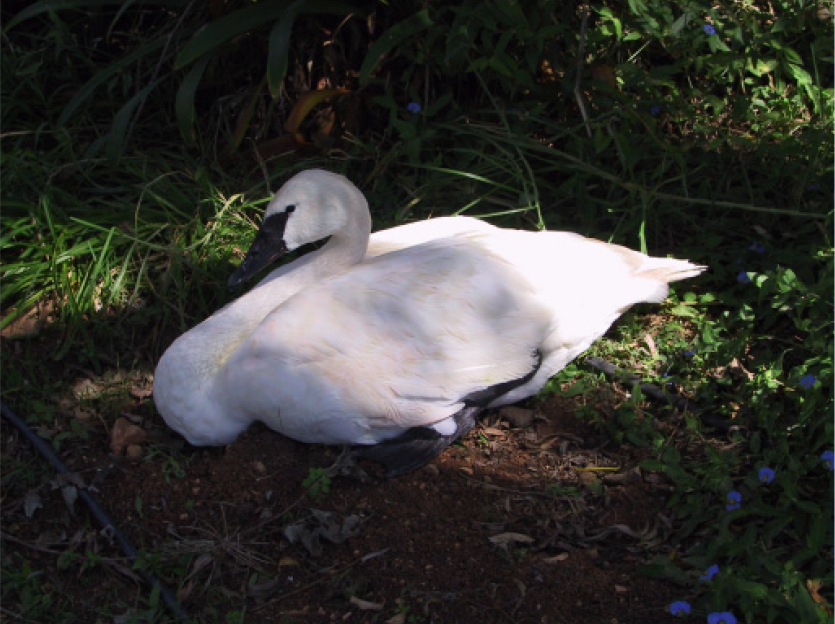
#> input picture PYCV2IP/img/swan.png, 835 x 624 px
$ python Project2.py   (older library calls are emulated)
#> lines starting #> are read from the running program, lines starting #| are printed output that depends on the picture
### PYCV2IP/cv2IP.py
#!/usr/bin/python3

import cv2
import numpy as np
import enum
from matplotlib import pyplot as plt
import math

class BaseIP(object):
    Obj_Num = 0

    def __init__(self):
        BaseIP.Obj_Num += 1
        print("Create 1 obj: Total number of BaseIP objects is "+ str(BaseIP.Obj_Num))

    def __del__(self):
        BaseIP.Obj_Num -= 1
        print("Delete 1 obj: Total number of BaseIP objects is "+ str(BaseIP.Obj_Num))

    def ImRead(self, filename):
#> called with filename = 'img/swan.png'
        return cv2.imread(filename, cv2.IMREAD_UNCHANGED)
#> returned value is the input picture: shape (624, 835, 4); mean B, G, R, A 49.5, 53.8, 53.8, 255
#> call 2 of ImRead, with filename = 'img/InputIm_1_FixdPoint.bmp'
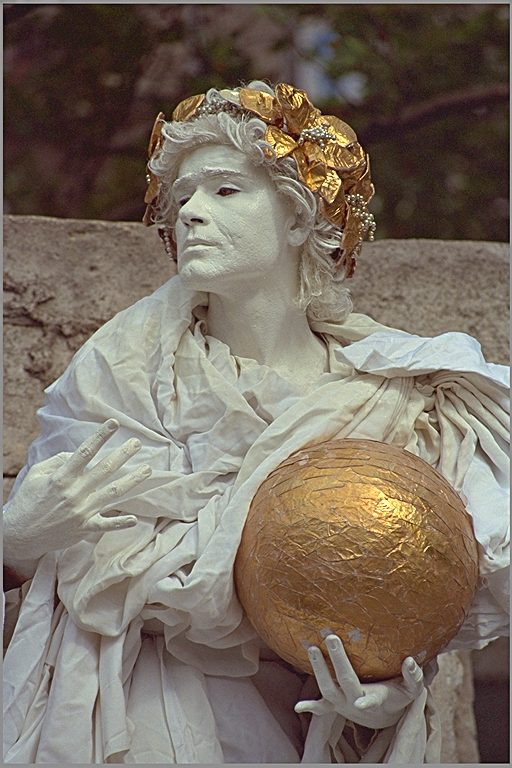
#> input picture PYCV2IP/img/InputIm_1_FixdPoint.bmp, 512 x 768 px
#> in ImRead, returned value is the input picture: shape (768, 512, 3); mean B, G, R 99.5, 111.6, 122.5

    def ImWrite(self, filename, img):
        cv2.imwrite(filename, img)

    def ImShow(self, winname, img):
        cv2.imshow(winname, img)

    def ImWindow(self, winname):
        cv2.namedWindow(winname, cv2.WINDOW_NORMAL)

    def ImBGR2Gray(self, SrcImg):
        DstImg = cv2.cvtColor(SrcImg, cv2.COLOR_BGR2GRAY)
        return DstImg

    def ImBGRA2BGR(self, SrcImg):
        DstImg = np.array(SrcImg[:,:,:3])
#> in HistMatching, `SrcHSV = cv2.cvtColor(SrcImg, cv2.COLOR_BGR2HSV)`: SrcHSV: shape (624, 835, 3); mean H, S, V 75, 65.5, 58.5
#> in HistMatching, `RefHSV = cv2.cvtColor(RefImg, cv2.COLOR_BGR2HSV)`: RefHSV: shape (768, 512, 3); mean H, S, V 33.6, 64.8, 124.2
        return DstImg


class AlphaBlend(BaseIP):

    def __init__(self):
        super().__init__()

    # [16 lines left out: functions SplitAlpha, DoBlending, MyDoBlending, not called in this run]


class HistIP(BaseIP):

    def __init__(self):
        super().__init__()

    class ColorType(enum.IntEnum):
        USE_RGB = 1
        USE_HSV = 2
        USE_YUV = 3

    def CalcGrayHist(self, SrcGray):
        GrayHist = cv2.calcHist([SrcGray], [0], None, [256], [0, 256])
#> GrayHist = 256 values, max 14524 at index 23, min 2 at index 0, mean 2035.3
        return GrayHist

    # [24 lines left out: functions ShowGrayHist, CalcColorHist, ShowColorHist, not called in this run]

    def MonoEqualize(self, SrcGray):
        EqualizedGray = cv2.equalizeHist(SrcGray)
        return EqualizedGray

    # [17 lines left out: function ColorEqualize, not called in this run]

    def CalPDFGrayHist(self, SrcImg):
        GrayHist = self.CalcGrayHist(SrcImg)
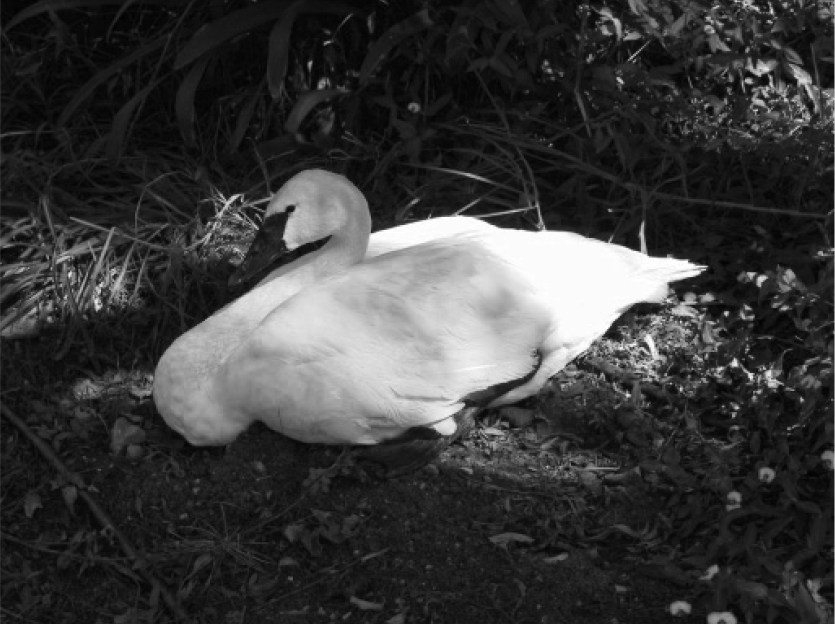
#> SrcImg: shape (624, 835); min 0, max 255, mean 58.5
        PDFGrayHist = GrayHist / SrcImg.size
#> PDFGrayHist = 256 values, max 0.0279 at index 23, min 3.84e-06 at index 0, mean 0.00391
        return PDFGrayHist

    # [4 lines left out: function CalPDFColorHist, not called in this run]

    def CalCDFGrayHist(self, SrcImg):
        PDFGrayHist = self.CalPDFGrayHist(SrcImg)
        CDFGrayHist = np.zeros(PDFGrayHist.shape)
#> CDFGrayHist = 256 values from 0 to 0
        CDFGrayHist[0,:] = PDFGrayHist[0,:]
        for i in range(1,256,1):
            CDFGrayHist[i,:] = CDFGrayHist[i-1,:] + PDFGrayHist[i,:]
#> after the loop, CDFGrayHist = 256 values from 3.84e-06 to 1
        return CDFGrayHist

    # [23 lines left out: functions CalCDFColorHist, MyCalculateLUT, not called in this run]

    def CalculateLUT(self, SrcCDFHist, RefCDFHist, Epsilon = 0.05):
        LUT = np.zeros(256, dtype=np.int)
        Last = 0
        for i in range(256):
            for j in range(Last,256,1):
                if abs(RefCDFHist[j,0] - SrcCDFHist[i,0]) < Epsilon or RefCDFHist[j,0] > SrcCDFHist[i,0]:
                    LUT[i] = j
                    Last = j
                    break
        return LUT

    def HistMatching(self, SrcImg, RefImg, Epsilon, CType = ColorType.USE_HSV):
        if CType == self.ColorType.USE_RGB:
            #---------------------CDF---------------------#
            Src_CDFHist = self.CalCDFColorHist(SrcImg)
            Ref_CDFHist = self.CalCDFColorHist(RefImg)
            #---------------------LUT---------------------#
            BlueLUT = self.CalculateLUT(Src_CDFHist[:,:,0], Ref_CDFHist[:,:,0], Epsilon)
            GreenLUT = self.CalculateLUT(Src_CDFHist[:,:,1], Ref_CDFHist[:,:,1], Epsilon)
            RedLUT = self.CalculateLUT(Src_CDFHist[:,:,2], Ref_CDFHist[:,:,2], Epsilon)
            LUT = cv2.merge([BlueLUT, GreenLUT, RedLUT])
            DstImg = np.array(SrcImg)
            for i in range(3):
                DstImg[:,:,i] = cv2.LUT(SrcImg[:,:,i], LUT[:,0,i])
        elif CType == self.ColorType.USE_HSV:
            SrcHSV = cv2.cvtColor(SrcImg, cv2.COLOR_BGR2HSV)
            RefHSV = cv2.cvtColor(RefImg, cv2.COLOR_BGR2HSV)
            #---------------------CDF---------------------#
            Src_CDFHist = self.CalCDFGrayHist(SrcHSV[:,:,2])
#> Src_CDFHist = 256 values from 3.84e-06 to 1
            Ref_CDFHist = self.CalCDFGrayHist(RefHSV[:,:,2])
#> in CalPDFGrayHist (call 2), `GrayHist = self.CalcGrayHist(SrcImg)`: GrayHist = 256 values, max 4784 at index 52, min 0 at index 0, mean 1536
#> in CalPDFGrayHist (call 2), `GrayHist = self.CalcGrayHist(SrcImg)`:
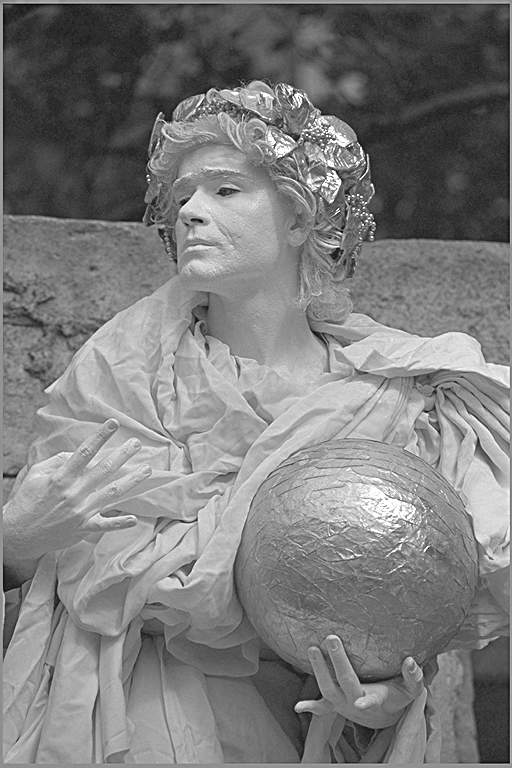
#> SrcImg: shape (768, 512); min 2, max 255, mean 124.2
#> in CalPDFGrayHist (call 2), `PDFGrayHist = GrayHist / SrcImg.size`: PDFGrayHist = 256 values, max 0.0122 at index 52, min 0 at index 0, mean 0.00391
#> Ref_CDFHist = 256 values from 0 to 1
            #---------------------LUT---------------------#
            LUT = self.CalculateLUT(Src_CDFHist, Ref_CDFHist, Epsilon)
#> LUT = 256 values from 0 to 203
            DstHSV = np.array(SrcHSV)
            DstHSV[:,:,2] = cv2.LUT(SrcHSV[:,:,2], LUT)
#> DstHSV: shape (624, 835, 3); mean H, S, V 75, 65.5, 114.9
            DstImg = cv2.cvtColor(DstHSV, cv2.COLOR_HSV2BGR)
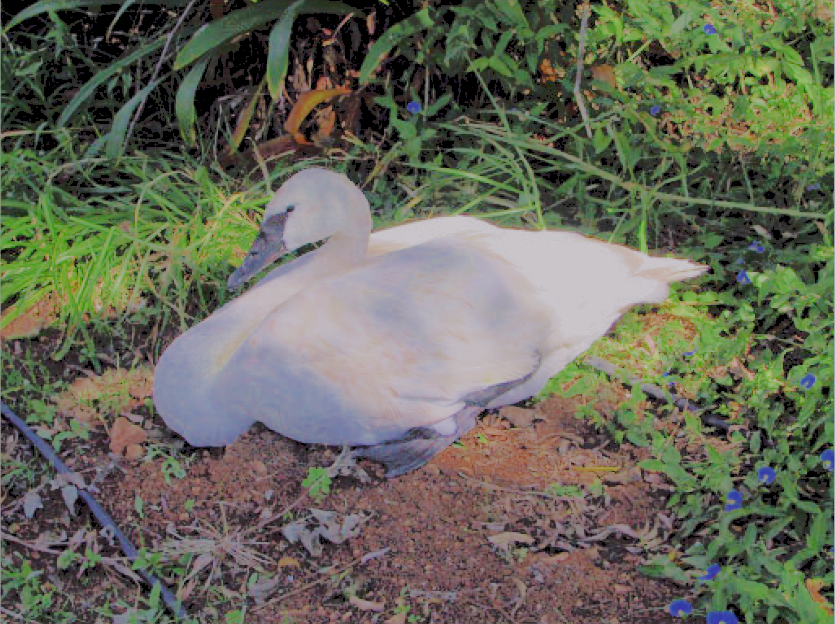
#> DstImg: shape (624, 835, 3); mean B, G, R 90.2, 104.8, 102.8
        elif CType == self.ColorType.USE_YUV:
            SrcYUV = cv2.cvtColor(SrcImg, cv2.COLOR_BGR2YUV)
            RefYUV = cv2.cvtColor(RefImg, cv2.COLOR_BGR2YUV)
            #---------------------CDF---------------------#
            Src_CDFHist = self.CalCDFGrayHist(SrcYUV[:,:,0])
            Ref_CDFHist = self.CalCDFGrayHist(RefYUV[:,:,0])
            #---------------------LUT---------------------#
            LUT = self.CalculateLUT(Src_CDFHist, Ref_CDFHist, Epsilon)
            DstYUV = np.array(SrcYUV)
            DstYUV[:,:,0] = cv2.LUT(SrcYUV[:,:,0], LUT, Epsilon)
            DstImg = cv2.cvtColor(DstYUV, cv2.COLOR_YUV2BGR)
        return DstImg


class ConvIP(BaseIP):

    # [5 lines left out: function __init__, not called in this run]

    class SmoothType(enum.IntEnum):
        BLUR = 1
        BOX = 2
        GAUSSIAN = 3
        MEDIAN = 4
        BILATERAL = 5

    class EdgeType(enum.IntEnum):
        SOBEL = 1
        CANNY = 2
        SCHARR = 3
        LAPLACE = 4
        COLOR_SOBEL = 5

    class SharpType(enum.IntEnum):
        LAPLACE_TYPE1 = 1
        LAPLACE_TYPE2 = 2
        SECOND_ORDER_LOG = 3
        UNSHARP_MASK = 4

    # [114 lines left out: functions Smooth2D, EdgeDetect, __InitRobertsKernel, __InitPrewittKernel, __InitKirschKernel, not called in this run]

    def GetRobertsKernel(self):
        return (self.__RobertsKernel[:,:,0], self.__RobertsKernel[:,:,1])

    def GetPrewittKernel(self):
        return (self.__PrewittKernel[:,:,0], self.__PrewittKernel[:,:,1])

    # [5 lines left out: function GetKirschKernel, not called in this run]

    def Conv2D(self, SrcImg, Kernel):
        DstImg = cv2.filter2D(SrcImg, -1, Kernel)
        return DstImg

    # [44 lines left out: function ImSharpening, not called in this run]

### PYCV2IP/Project2.py
#!/usr/bin/python3

import cv2
import numpy as np
import cv2IP
import tkinter as tk

# [76 lines left out: functions MyShowGrayImage, MyShowGrayHistogram, MyShowColorHistogram, MyMonoHistEqualize, MyColorHistEqualize, not called in this run]

def MyColorHistMatching(Epsilon):
    IP = cv2IP.HistIP()
    SrcImg = IP.ImRead("img/swan.png")
    RefImg = IP.ImRead("img/InputIm_1_FixdPoint.bmp")
    if SrcImg.shape[2] == 4:
        Src_BGR = IP.ImBGRA2BGR(SrcImg)
    else:
        Src_BGR = np.array(SrcImg)
    if RefImg.shape[2] == 4:
        Ref_BGR = IP.ImBGRA2BGR(RefImg)
    else:
        Ref_BGR = np.array(RefImg)
    OutImg = IP.HistMatching(Src_BGR, Ref_BGR, Epsilon, IP.ColorType.USE_HSV)
    IP.ImShow("Original Image", SrcImg)
    IP.ImShow("Reference Image", RefImg)
    IP.ImShow("Processed Image", OutImg)
    cv2.waitKey(0)
    cv2.destroyAllWindows()
    del IP


if __name__ == '__main__':
    MyColorHistMatching(0.05)
    # [41 lines of commented-out code are left out]
